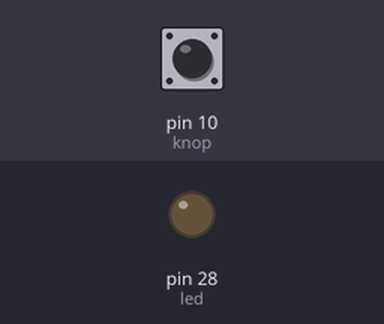
Bench run of a program on a simulated MicroPython board. Shown: output pins drawn as LEDs (lit = HIGH). The test bench sets the inputs (shaded band); at power-on: pin 10 (knop) LOW. What the program prints to the serial console is not drawn.

Above: at 1.3 s.
1.4 s: pin 10 (knop) pulled HIGH for 0.15 s
At 1.47 s:
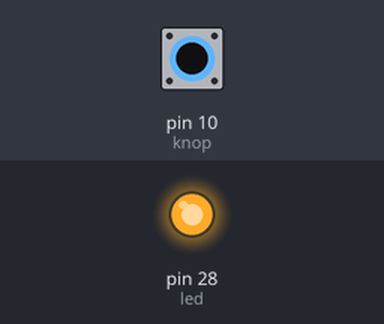
3.0 s: pin 10 (knop) pulled HIGH for 3.2 s
At 7.0 s:
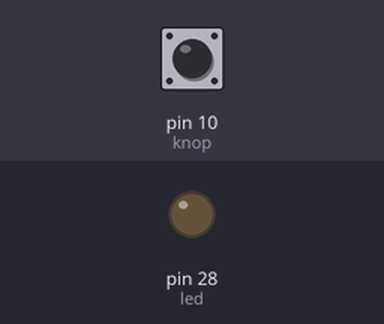
Timing chart, 0 to 8.5 s (numbered marks = the images above; inputs shaded):
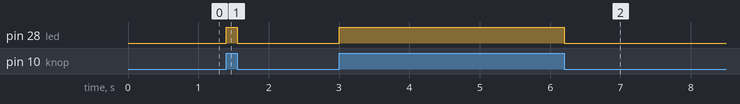

The program:

Les_7_8_-_5_-_microPython_interrupt.py
```python
import machine
import time

# Define the ISR (Interrupt Service Routine)
def callback_button(pin):
    led.toggle()

led = machine.Pin(28, machine.Pin.OUT)

# Configure an interrupt on GPIO pin 5, triggered by pin change
knop = machine.Pin(10, machine.Pin.IN)
knop.irq(trigger= machine.Pin.IRQ_RISING | machine.Pin.IRQ_FALLING,
                  handler=callback_button)
time.sleep(.1)
try:
    while True:
        time.sleep_ms(1000) # Your main program logic here
        print("/", end = '\b')
        time.sleep_ms(1000)
        print("\\", end = '\b')
except KeyboardInterrupt:
    print("Program interrupted by user.")
```

Measured:
- after the input at 1.4 s, pin 28 (led): LOW → HIGH at once, → LOW 0.15 s later
- after the input at 3.0 s, pin 28 (led): LOW → HIGH at once, → LOW 3.2 s later
